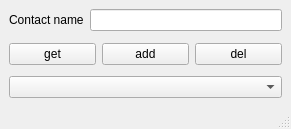
<?xml version="1.0" encoding="UTF-8"?>
<ui version="4.0">
 <class>contacts</class>
 <widget class="QMainWindow" name="contacts">
  <property name="geometry">
   <rect>
    <x>0</x>
    <y>0</y>
    <width>291</width>
    <height>129</height>
   </rect>
  </property>
  <property name="windowTitle">
   <string>MainWindow</string>
  </property>
  <widget class="QWidget" name="centralwidget">
   <layout class="QGridLayout" name="gridLayout">
    <item row="0" column="0">
     <layout class="QHBoxLayout" name="horizontalLayout_2">
      <item>
       <widget class="QLabel" name="label_contact">
        <property name="text">
         <string>Contact name</string>
        </property>
       </widget>
      </item>
      <item>
       <widget class="QLineEdit" name="lineEdit_name"/>
      </item>
     </layout>
    </item>
    <item row="1" column="0">
     <spacer name="verticalSpacer">
      <property name="orientation">
       <enum>Qt::Vertical</enum>
      </property>
      <property name="sizeHint" stdset="0">
       <size>
        <width>198</width>
        <height>0</height>
       </size>
      </property>
     </spacer>
    </item>
    <item row="2" column="0">
     <layout class="QHBoxLayout" name="horizontalLayout">
      <item>
       <widget class="QPushButton" name="pushButton_get">
        <property name="text">
         <string>get</string>
        </property>
       </widget>
      </item>
      <item>
       <widget class="QPushButton" name="pushButton_add">
        <property name="text">
         <string>add</string>
        </property>
       </widget>
      </item>
      <item>
       <widget class="QPushButton" name="pushButton_del">
        <property name="text">
         <string>del</string>
        </property>
       </widget>
      </item>
     </layout>
    </item>
    <item row="3" column="0">
     <spacer name="verticalSpacer_2">
      <property name="orientation">
       <enum>Qt::Vertical</enum>
      </property>
      <property name="sizeHint" stdset="0">
       <size>
        <width>228</width>
        <height>0</height>
       </size>
      </property>
     </spacer>
    </item>
    <item row="4" column="0">
     <widget class="QComboBox" name="comboBox_contacts">
      <property name="mouseTracking">
       <bool>true</bool>
      </property>
      <property name="duplicatesEnabled">
       <bool>true</bool>
      </property>
     </widget>
    </item>
   </layout>
  </widget>
  <widget class="QStatusBar" name="statusbar"/>
  <action name="actionget">
   <property name="text">
    <string>get</string>
   </property>
  </action>
 </widget>
 <resources/>
 <connections/>
</ui>
